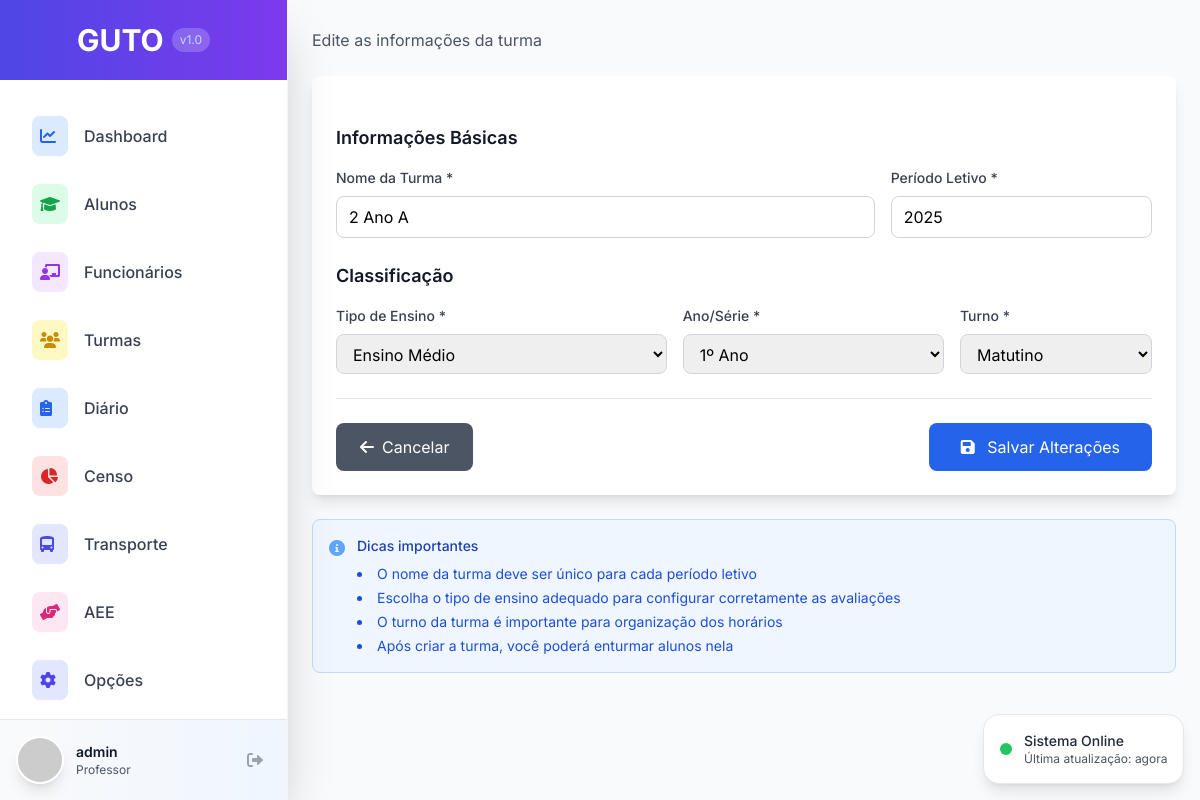
The page /turmas/turmas/5/editar/ (signed in) on the database its author committed.
### avaliacao/models.py (models this page shows, shortened)
class Turma(models.Model):
    TIPO_ENSINO_CHOICES = [
        ('EDUCACAO_INFANTIL', 'Educação Infantil'),
        ('ENSINO_FUNDAMENTAL_I', 'Ensino Fundamental I'),
        ('ENSINO_FUNDAMENTAL_II', 'Ensino Fundamental II'),
        ('ENSINO_MEDIO', 'Ensino Médio'),
    ]
    ANO_SERIE_CHOICES = [
        ('BERÇARIO', 'Berçário'),
        ('MATERNAL_I', 'Maternal I'),
        ('MATERNAL_II', 'Maternal II'),
        ('PRE_I', 'Pré I'),
        ('PRE_II', 'Pré II'),
        ('1_ANO', '1º Ano'),
        ('2_ANO', '2º Ano'),
        ('3_ANO', '3º Ano'),
        ('4_ANO', '4º Ano'),
        ('5_ANO', '5º Ano'),
        ('6_ANO', '6º Ano'),
        ('7_ANO', '7º Ano'),
        ('8_ANO', '8º Ano'),
        ('9_ANO', '9º Ano'),
        ('1_ANO_EM', '1º Ano'),
        ('2_ANO_EM', '2º Ano'),
        ('3_ANO_EM', '3º Ano'),
    ]
    TURNO_CHOICES = [
        ('MATUTINO', 'Matutino'),
        ('VESPERTINO', 'Vespertino'),
        ('NOTURNO', 'Noturno'),
        ('INTEGRAL', 'Integral'),
    ]
    nome = models.CharField(max_length=255, verbose_name="Nome da Turma")
    periodo_letivo = models.CharField(max_length=4, default=str(date.today().year), verbose_name="Período Letivo")
    tipo_ensino = models.CharField(max_length=50, choices=TIPO_ENSINO_CHOICES, verbose_name="Tipo de Ensino")
    ano_serie = models.CharField(max_length=50, choices=ANO_SERIE_CHOICES, verbose_name="Ano/Série")
    turno = models.CharField(max_length=20, choices=TURNO_CHOICES, verbose_name="Turno")
    diario_fechado = models.BooleanField(default=False, verbose_name="Diário Fechado")
    vagas_total = models.IntegerField(default=30, verbose_name="Total de Vagas")
    data_criacao = models.DateTimeField(auto_now_add=True, verbose_name="Data de Criação", null=True, blank=True)
    usuario_criacao = models.ForeignKey(User, on_delete=models.PROTECT, verbose_name="Criado por", null=True, blank=True)
    class Meta:
        verbose_name = "Turma"
        verbose_name_plural = "Turmas"
        unique_together = ['nome', 'periodo_letivo']
        ordering = ['periodo_letivo', 'ano_serie', 'nome']

### avaliacao/views.py (the view)
# urls.py: path('turmas/<int:pk>/editar/', views.turma_edit, name='turma_edit'),
@login_required
def turma_edit(request, pk):
    turma = get_object_or_404(Turma, pk=pk)
    if request.method == 'POST':
        form = TurmaForm(request.POST, instance=turma)
        if form.is_valid():
            form.save()
            messages.success(request, f'Turma "{turma.nome}" editada com sucesso!')
            AtividadeRecente.objects.create(
                usuario=request.user,
                acao='UPDATE',
                modulo='AVALIACAO',
                objeto_nome=turma.nome,
                descricao=f'Editou a turma {turma.nome}'
            )
            return redirect('avaliacao:turmas_list')
    else:
        form = TurmaForm(instance=turma)
    return render(request, 'avaliacao/turma_form.html', {'form': form, 'turma': turma})

### templates/avaliacao/turma_form.html (shortened to what this page needs)
{% extends 'base.html' %}
{% block content %}
<div class="max-w-4xl mx-auto">
    <div class="mb-6">
        <p class="text-gray-600 mt-1">{% if is_create %}Preencha as informações para criar uma nova turma{% else %}Edite as informações da turma{% endif %}</p>
    </div>
    <div class="bg-white rounded-lg shadow-lg p-6">
        <form method="POST" class="space-y-6">
            <div>
                <h3 class="text-lg font-semibold text-gray-900 mb-4">Informações Básicas</h3>
                <div class="grid grid-cols-12 gap-4">
                    <div class="col-span-12 lg:col-span-8">
                        <label for="{{ form.nome.id_for_label }}" class="block text-sm font-medium text-gray-700 mb-2">
                            Nome da Turma *
                        </label>
                        {{ form.nome }}
                    </div>
                    <div class="col-span-12 lg:col-span-4">
                        <label for="{{ form.periodo_letivo.id_for_label }}" class="block text-sm font-medium text-gray-700 mb-2">
                            Período Letivo *
                        </label>
                        {{ form.periodo_letivo }}
                    </div>
                </div>
            </div>
            <div>
                <h3 class="text-lg font-semibold text-gray-900 mb-4">Classificação</h3>
                <div class="grid grid-cols-12 gap-4">
                    <div class="col-span-12 lg:col-span-5">
                        <label for="{{ form.tipo_ensino.id_for_label }}" class="block text-sm font-medium text-gray-700 mb-2">
                            Tipo de Ensino *
                        </label>
                        {{ form.tipo_ensino }}
                    </div>
                    <div class="col-span-12 lg:col-span-4">
                        <label for="{{ form.ano_serie.id_for_label }}" class="block text-sm font-medium text-gray-700 mb-2">
                            Ano/Série *
                        </label>
                        {{ form.ano_serie }}
                    </div>
                    <div class="col-span-12 lg:col-span-3">
                        <label for="{{ form.turno.id_for_label }}" class="block text-sm font-medium text-gray-700 mb-2">
                            Turno *
                        </label>
                        {{ form.turno }}
                    </div>
                </div>
            </div>
            <div class="flex items-center justify-between pt-6 border-t border-gray-200">
                {% if next_url and 'diario' in next_url %}
                    <a href="{% url 'diario:home' %}"
                       class="bg-gray-600 text-white px-6 py-3 rounded-lg hover:bg-gray-700 transition-colors">
                        <i class="fas fa-arrow-left mr-2"></i>Cancelar
                    </a>
                {% else %}
                    <a href="{% url 'avaliacao:turmas_list' %}"
                       class="bg-gray-600 text-white px-6 py-3 rounded-lg hover:bg-gray-700 transition-colors">
                        <i class="fas fa-arrow-left mr-2"></i>Cancelar
                    </a>
                {% endif %}
                <button type="submit" class="bg-blue-600 text-white px-8 py-3 rounded-lg hover:bg-blue-700 transition-colors">
                    <i class="fas fa-save mr-2"></i>
                    {% if is_create %}Criar Turma{% else %}Salvar Alterações{% endif %}
                </button>
            </div>
        </form>
    </div>
    <div class="mt-6 bg-blue-50 border border-blue-200 rounded-lg p-4">
        <div class="flex">
            <div class="flex-shrink-0">
                <i class="fas fa-info-circle text-blue-400"></i>
            </div>
            <div class="ml-3">
                <h3 class="text-sm font-medium text-blue-800">Dicas importantes</h3>
                <div class="mt-2 text-sm text-blue-700">
                    <ul class="list-disc list-inside space-y-1">
                        <li>O nome da turma deve ser único para cada período letivo</li>
                        <li>Escolha o tipo de ensino adequado para configurar corretamente as avaliações</li>
                        <li>O turno da turma é importante para organização dos horários</li>
                        <li>Após criar a turma, você poderá enturmar alunos nela</li>
                    </ul>
                </div>
            </div>
        </div>
    </div>
</div>
{% endblock %}

### templates/base.html (shortened to what this page needs)
<!DOCTYPE html>
<html lang="pt-BR">
<head>
    <script src="https://cdn.tailwindcss.com"></script>
    <link rel="stylesheet" href="https://cdnjs.cloudflare.com/ajax/libs/font-awesome/6.0.0/css/all.min.css">
    {% load static %}
    <link rel="stylesheet" href="{% static 'css/tailwind.css' %}">
</head>
<body class="bg-gray-50 font-sans">
    <div class="flex h-screen bg-gray-50 overflow-hidden">
        <div class="fixed inset-y-0 left-0 z-50 w-72 bg-white shadow-2xl border-r border-gray-100">
            <div class="flex items-center justify-center h-20 px-6 bg-gradient-to-r from-guto-blue to-guto-purple">
                <h1 class="text-3xl font-bold text-white">GUTO</h1>
                <span class="ml-2 text-xs text-blue-200 bg-white bg-opacity-20 px-2 py-1 rounded-full">v1.0</span>
            </div>
            <nav class="mt-6 px-4 space-y-1 pb-20 overflow-y-auto" style="height: calc(100vh - 200px);">
                <a href="{% url 'dashboard:home' %}" class="flex items-center space-x-4 px-4 py-3 rounded-xl text-gray-700 hover:bg-gradient-to-r hover:from-blue-50 hover:to-purple-50 hover:text-blue-700 transition-all duration-300 group">
                    <div class="p-2 rounded-lg bg-blue-100 text-blue-600 group-hover:bg-blue-200">
                        <i class="fas fa-chart-line w-5 h-5"></i>
                    </div>
                    <span class="font-medium">Dashboard</span>
                </a>
                <a href="{% url 'alunos:aluno_list' %}" class="flex items-center space-x-4 px-4 py-3 rounded-xl text-gray-700 hover:bg-gradient-to-r hover:from-green-50 hover:to-emerald-50 hover:text-green-700 transition-all duration-300 group">
                    <div class="p-2 rounded-lg bg-green-100 text-green-600 group-hover:bg-green-200">
                        <i class="fas fa-graduation-cap w-5 h-5"></i>
                    </div>
                    <span class="font-medium">Alunos</span>
                </a>
                <a href="{% url 'funcionarios:funcionario_list' %}" class="flex items-center space-x-4 px-4 py-3 rounded-xl text-gray-700 hover:bg-gradient-to-r hover:from-purple-50 hover:to-pink-50 hover:text-purple-700 transition-all duration-300 group">
                    <div class="p-2 rounded-lg bg-purple-100 text-purple-600 group-hover:bg-purple-200">
                        <i class="fas fa-chalkboard-teacher w-5 h-5"></i>
                    </div>
                    <span class="font-medium">Funcionários</span>
                </a>
                <a href="{% url 'avaliacao:avaliacao_home' %}" class="flex items-center space-x-4 px-4 py-3 rounded-xl text-gray-700 hover:bg-gradient-to-r hover:from-yellow-50 hover:to-orange-50 hover:text-yellow-700 transition-all duration-300 group">
                    <div class="p-2 rounded-lg bg-yellow-100 text-yellow-600 group-hover:bg-yellow-200">
                        <i class="fas fa-users w-5 h-5"></i>
                    </div>
                    <span class="font-medium">Turmas</span>
                </a>
                <a href="{% url 'diario:home' %}" class="flex items-center space-x-4 px-4 py-3 rounded-xl text-gray-700 hover:bg-gradient-to-r hover:from-blue-50 hover:to-indigo-50 hover:text-blue-700 transition-all duration-300 group">
                    <div class="p-2 rounded-lg bg-blue-100 text-blue-600 group-hover:bg-blue-200">
                        <i class="fas fa-clipboard-list w-5 h-5"></i>
                    </div>
                    <span class="font-medium">Diário</span>
                </a>
                <a href="{% url 'censo:censo_home' %}" class="flex items-center space-x-4 px-4 py-3 rounded-xl text-gray-700 hover:bg-gradient-to-r hover:from-red-50 hover:to-pink-50 hover:text-red-700 transition-all duration-300 group">
                    <div class="p-2 rounded-lg bg-red-100 text-red-600 group-hover:bg-red-200">
                        <i class="fas fa-chart-pie w-5 h-5"></i>
                    </div>
                    <span class="font-medium">Censo</span>
                </a>
                <a href="#" class="flex items-center space-x-4 px-4 py-3 rounded-xl text-gray-700 hover:bg-gradient-to-r hover:from-indigo-50 hover:to-blue-50 hover:text-indigo-700 transition-all duration-300 group">
                    <div class="p-2 rounded-lg bg-indigo-100 text-indigo-600 group-hover:bg-indigo-200">
                        <i class="fas fa-bus-alt w-5 h-5"></i>
                    </div>
                    <span class="font-medium">Transporte</span>
                </a>
                <a href="{% url 'aee:aee_home' %}" class="flex items-center space-x-4 px-4 py-3 rounded-xl text-gray-700 hover:bg-gradient-to-r hover:from-pink-50 hover:to-rose-50 hover:text-pink-700 transition-all duration-300 group">
                    <div class="p-2 rounded-lg bg-pink-100 text-pink-600 group-hover:bg-pink-200">
                        <i class="fas fa-hands-helping w-5 h-5"></i>
                    </div>
                    <span class="font-medium">AEE</span>
                </a>
                <a href="{% url 'opcoes:opcoes_home' %}" class="flex items-center space-x-4 px-4 py-3 rounded-xl text-gray-700 hover:bg-gradient-to-r hover:from-indigo-50 hover:to-purple-50 hover:text-indigo-700 transition-all duration-300 group">
                    <div class="p-2 rounded-lg bg-indigo-100 text-indigo-600 group-hover:bg-indigo-200">
                        <i class="fas fa-cog w-5 h-5"></i>
                    </div>
                    <span class="font-medium">Opções</span>
                </a>
            </nav>
            <div class="absolute bottom-0 w-full p-4 bg-gradient-to-r from-gray-50 to-blue-50 border-t border-gray-200">
                <div class="flex items-center space-x-3">
                    <img class="w-12 h-12 rounded-full border-2 border-white shadow-lg" src="https://ui-avatars.com/api/?name=Professor&background=4F46E5&color=fff&size=128" alt="Avatar">
                    <div class="flex-1 min-w-0">
                        <p class="text-sm font-semibold text-gray-900 truncate">
                            {% if user.is_authenticated %}
                                {{ user.get_full_name|default:user.username }}
                            {% else %}
                                Visitante
                            {% endif %}
                        </p>
                        <p class="text-xs text-gray-600 truncate">Professor</p>
                    </div>
                    <a href="{% url 'logout' %}" class="p-2 text-gray-400 hover:text-red-600 hover:bg-red-50 rounded-lg transition-all duration-200" title="Sair">
                        <i class="fas fa-sign-out-alt w-4 h-4"></i>
                    </a>
                </div>
            </div>
        </div>
        <div class="flex-1 ml-72 overflow-hidden">
            <main class="h-full overflow-y-auto p-6">
                {% block content %}
                {% endblock %}
            </main>
        </div>
    </div>
    {% include 'avaliacao/notifications.html' %}
    {% load static %}
</body>
</html>

### rows shown on the page
Turma: nome "2 Ano A", periodo_letivo "2025", tipo_ensino "Ensino Médio", ano_serie "1º Ano", turno "Matutino"

### other values the page prints
{{ user.get_full_name|default:user.username }} "admin"
